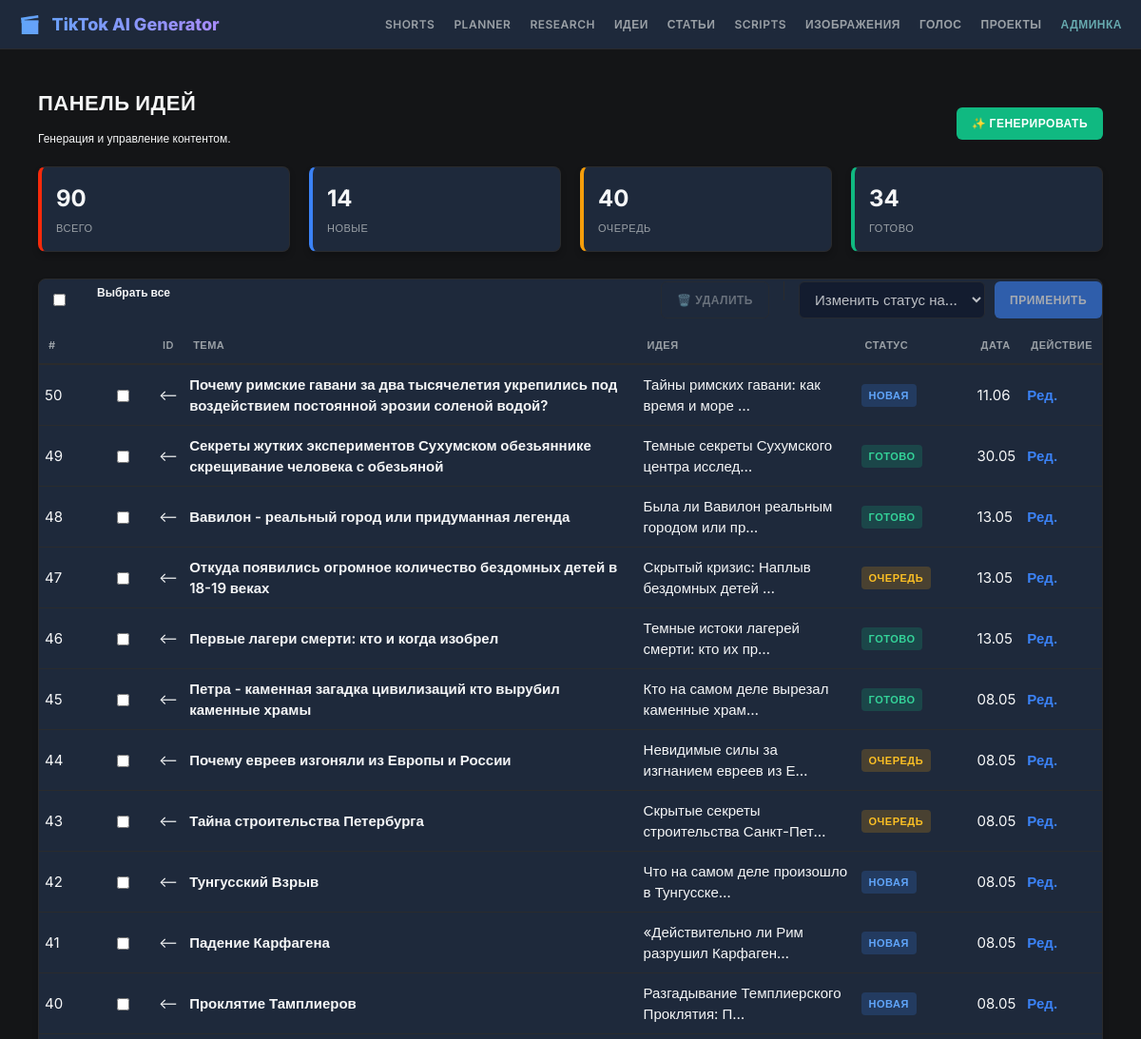
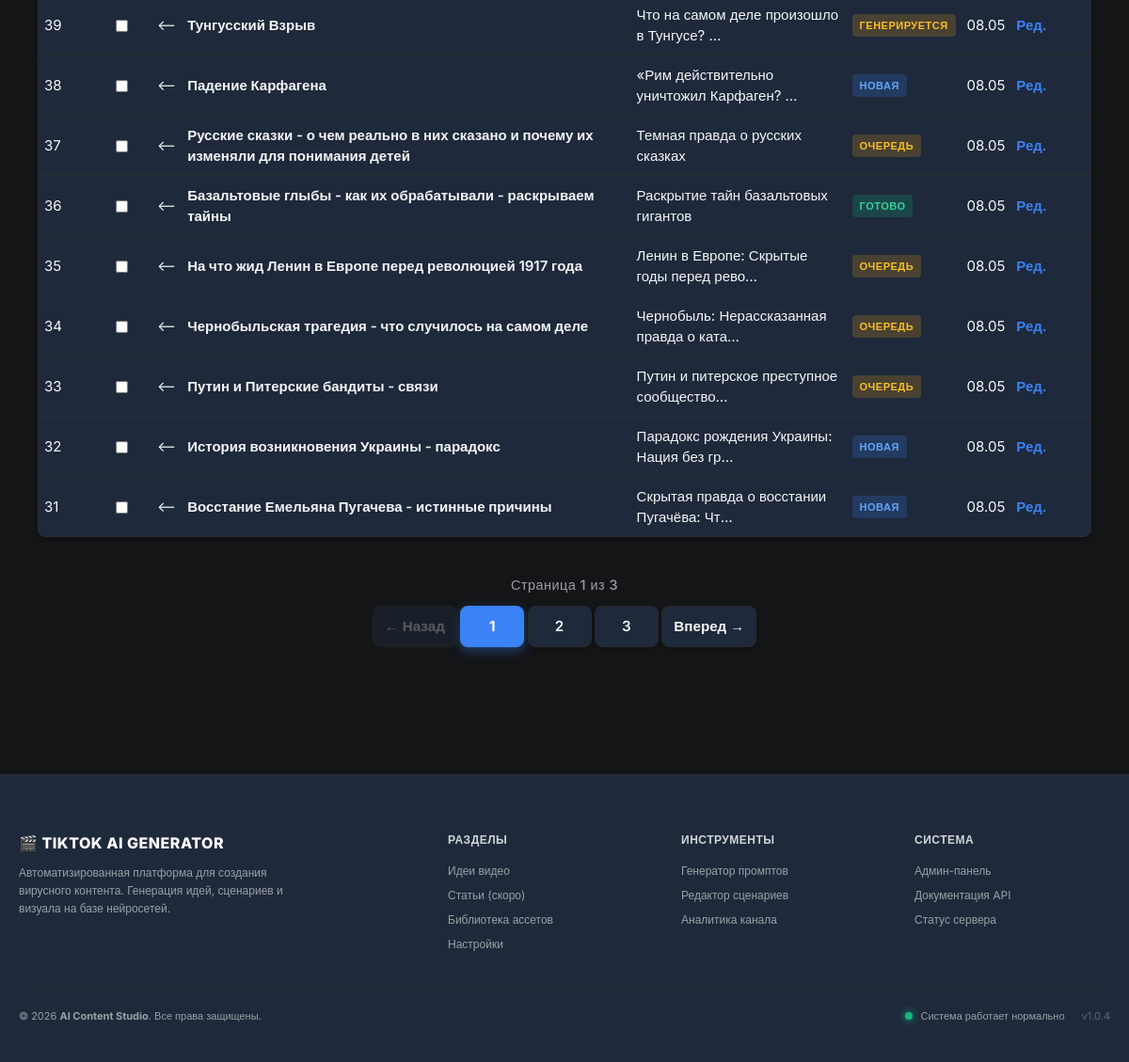
Page /topics/ on the committed database (2 pictures, top to bottom).
### topics/models.py (models this page shows, shortened)
class VideoProject(models.Model):
    STATUS_CHOICES = [
        ("pending", "В очереди"),
        ("processing", "Генерируется"),
        ("completed", "Готово"),
        ("failed", "Ошибка"),
    ]
    topic = models.CharField("Тема видео", max_length=255)
    angle = models.TextField(
        "Ракурс / Парадокс", help_text="Основная идея или технологический парадокс"
    )
    notes = models.TextField(
        "Заметки / Факты", help_text="Детальные факты, даты, имена, вопросы для исследования"
    )
    status = models.CharField("Статус", max_length=20, choices=STATUS_CHOICES, default="pending")
    output_file = models.FileField("Готовое видео", upload_to="videos/", null=True, blank=True)
    idea_style = models.CharField("Код промпта", max_length=100, null=True, blank=True)
    created_at = models.DateTimeField("Дата создания", auto_now_add=True)
    updated_at = models.DateTimeField("Дата обновления", auto_now=True)
    class Meta:
        verbose_name = "Идея"
        verbose_name_plural = "Идеи"
        ordering = ["-created_at"]

### topics/views.py (the view, shortened to what this page needs)
# urls.py: path("", views.article_dashboard, name="dashboard"),
def dashboard(request):
    stats = {
        "total": VideoProject.objects.count(),
        "new": VideoProject.objects.filter(status="new").count(),
        "pending": VideoProject.objects.filter(status="pending").count(),
        "done": VideoProject.objects.filter(status="completed").count(),
    }
    ideas = VideoProject.objects.all().order_by("-created_at")[:50]
    page_number = request.GET.get("page", 1)
    paginator = Paginator(ideas, 20)
    try:
        ideas_page = paginator.page(page_number)
    except PageNotAnInteger:
        ideas_page = paginator.page(1)
    except EmptyPage:
        ideas_page = paginator.page(paginator.num_pages)
    total_count = ideas.count()  # Общее количество идей
    per_page = 20  # Количество на странице
    start_num = total_count - ((ideas_page.number - 1) * per_page)
    count_on_page = len(ideas_page.object_list)
    end_num = start_num - count_on_page + 1
    if total_count == 0:
        start_num = 0
        end_num = 0
    row_numbers = range(start_num, end_num - 1, -1)
    ideas_with_numbers = zip(ideas_page.object_list, row_numbers)
    context = {
        "stats": stats,
        "ideas_with_numbers": ideas_with_numbers,
        "page_obj": ideas_page,
        "total_count": total_count,
        "start_num": start_num,
        "end_num": end_num,
    }
    return render(request, "topics/dashboard.html", context)

### templates/topics/dashboard.html (shortened to what this page needs)
{% extends 'base.html' %}
{% block content %}
<div class="flex flex-between mb-2">
    <div>
        <h1>Панель идей</h1>
        <p class="text-muted">Генерация и управление контентом.</p>
    </div>
    <a href="{% url 'topics:generate' %}" class="btn btn-success">✨ Генерировать</a>
</div>
<div class="flex mb-2">
    <div class="card stat-card red">
        <span class="stat-value">{{ stats.total }}</span>
        <span class="stat-label">Всего</span>
    </div>
    <div class="card stat-card blue">
        <span class="stat-value">{{ stats.new }}</span>
        <span class="stat-label">Новые</span>
    </div>
    <div class="card stat-card orange">
        <span class="stat-value">{{ stats.pending }}</span>
        <span class="stat-label">Очередь</span>
    </div>
    <div class="card stat-card green">
        <span class="stat-value">{{ stats.done }}</span>
        <span class="stat-label">Готово</span>
    </div>
</div>
<form method="post" id="bulk-action-form">
    <div class="card" style="padding: 0;">
        <div class="flex flex-between mb-2">
            <div class="flex items-center">
                <input type="checkbox" id="select-all" class="form-control checkbox-fix">
                <label for="select-all" class="text-bold ml-1">Выбрать все</label>
            </div>
            <div class="flex items-center gap-2">
                <button type="submit" name="action" value="delete_selected" id="btn-delete" class="btn btn-outline" disabled onclick="return confirm('Вы уверены? Это действие нельзя отменить.');">
                    🗑️ Удалить
                </button>
                <select name="new_status" id="status-select" class="form-control" style="width: auto; min-width: 150px;" disabled>
                    <option value="" selected disabled>Изменить статус на...</option>
                </select>
                <button type="submit" name="action" value="change_status" id="btn-status" class="btn btn-primary" disabled>
                    Применить
                </button>
            </div>
        </div>
        <table class="table">
            <thead>
                <tr>
                    <th style="width: 40px;">#</th>
                    <th style="width: 40px;"></th>
                    <th>ID</th>
                    <th>Тема</th>
                    <th>Идея</th>
                    <th>Статус</th>
                    <th>Дата</th>
                    <th>Действие</th>
                </tr>
            </thead>
            <tbody>
                {% for idea, row_num in ideas_with_numbers %}
                <tr class="idea-row">
                    <td class="text-muted">{{ row_num }}</td>
                    <td style="text-align: center;">
                        <input type="checkbox" name="selected_ideas" value="{{ idea.id }}" class="idea-checkbox form-control">
                    </td>
                    <td class="text-muted"><--</td>
                    <td class="text-bold">{{ idea.topic }}</td>
                    <td>{{ idea.angle|truncatechars:40 }}</td>
                    <td>
                        {% if idea.status == 'new' %}
                            <span class="badge badge-new">Новая</span>
                        {% elif idea.status == 'pending' %}
                            <span class="badge badge-work">Очередь</span>
                        {% elif idea.status == 'processing' %}
                            <span class="badge badge-work">Генерируется</span>
                        {% elif idea.status == 'completed' %}
                            <span class="badge badge-done">Готово</span>
                        {% elif idea.status == 'failed' %}
                            <span class="badge" style="background: rgba(239, 68, 68, 0.2); color: #f87171;">Ошибка</span>
                        {% else %}
                            <span class="text-muted">{{ idea.status }}</span>
                        {% endif %}
                    </td>
                    <td class="text-muted">{{ idea.created_at|date:"d.m" }}</td>
                    <td><a href="{% url 'topics:project_edit' idea.id %}" class="text-bold" style="color: var(--accent-blue);">Ред.</a></td>
                </tr>
                {% empty %}
                <tr><td colspan="8" class="text-muted" style="text-align: center;">Список пуст</td></tr>
                {% endfor %}
            </tbody>
        </table>
    </div>
</form>
{% include 'topics/includes/pagination.html' %}
{% endblock %}

### static/css/style.css (style rules this page uses)
label { display: block; margin-bottom: 5px; font-weight: 500; }
input[type="radio"], input[type="checkbox"] { width: auto; height: auto; margin-right: 8px; vertical-align: middle; }
input[type="text"], input[type="number"], input[type="email"], textarea, select { width: 100%; box-sizing: border-box; }
:root { --bg-dark: #0f172a; --bg-card: #1e293b; --text-main: #f8fafc; --text-muted: #94a3b8; --accent-blue: #3b82f6; --accent-green: #10b981; --accent-orange: #f59e0b; --accent-red: #f52a0b; --border-color: #334155; --progress-status: #67aaaf; }
body { font-family: 'Inter', sans-serif; background-color: var(--bg-dark); color: var(--text-main); margin: 0; padding: 0; line-height: 1.5; font-size: 12px; }
a { text-decoration: none; transition: color 0.2s; }
.card { background-color: var(--bg-card); border: 1px solid var(--border-color); border-radius: 8px; padding: 20px; margin-bottom: 20px; box-shadow: 0 4px 6px rgba(0, 0, 0, 0.2); }
h1 { font-size: 22px; font-weight: 700; margin: 0 0 8px 0; text-transform: uppercase; letter-spacing: 0.5px; }
.text-bold { font-weight: 700; }
.form-control { width: 100%; padding: 8px 12px; background: #0f172a; border: 1px solid var(--border-color); color: #fff; border-radius: 6px; font-size: 15px; box-sizing: border-box; font-family: inherit; }
.btn { display: inline-block; padding: 8px 16px; border-radius: 6px; font-weight: 700; font-size: 12px; text-transform: uppercase; cursor: pointer; border: none; text-align: center; letter-spacing: 0.5px; width: fit-content; }
.btn-primary { background-color: var(--accent-blue); color: #fff; }
.btn-success { background-color: var(--accent-green); color: #fff; }
.btn-outline { background: transparent; border: 1px solid var(--border-color); color: var(--text-muted); }
.table { width: 100%; border-collapse: collapse; }
.table th { text-align: left; padding: 10px; color: var(--text-muted); font-weight: 600; border-bottom: 2px solid var(--border-color); text-transform: uppercase; font-size: 11px; letter-spacing: 0.5px; }
.table td { padding: 10px 6px 8px; border-bottom: 1px solid var(--border-color); color: var(--text-main); font-size: 15px; }
.table tr:last-child td { border-bottom: none; }
.badge { padding: 4px 8px; border-radius: 4px; font-weight: 700; font-size: 11px; text-transform: uppercase; display: inline-block; letter-spacing: 0.5px; }
.badge-new { background: rgba(59, 130, 246, 0.2); color: #60a5fa; }
.badge-done { background: rgba(16, 185, 129, 0.2); color: #34d399; }
.badge-work { background: rgba(245, 158, 11, 0.2); color: #fbbf24; }
.flex { display: flex; gap: 20px; }
.flex-between { justify-content: space-between; align-items: center; }
.mb-2 { margin-bottom: 16px; }
.stat-card { flex: 1; padding: 15px; border-left-width: 4px; border-left-style: solid; }
.stat-card.blue { border-left-color: var(--accent-blue); }
.stat-card.orange { border-left-color: var(--accent-orange); }
.stat-card.green { border-left-color: var(--accent-green); }
.stat-card.red { border-left-color: var(--accent-red); }
.stat-value { font-size: 24px; font-weight: 700; display: block; margin-bottom: 4px; }
.stat-label { color: var(--text-muted); text-transform: uppercase; font-size: 11px; letter-spacing: 0.5px; }
.btn:disabled { opacity: 0.6; cursor: not-allowed; transform: none !important; }
.ml-1 { margin: 5px; }
.checkbox-fix { width: auto !important; height: 16px; margin: 15px; cursor: pointer; }
.mb-2 { margin-bottom: 0.5rem !important; }
.flex { display: flex; }
.gap-2 { gap: 10px; }
.text-bold { font-weight: 600; }
.mb-2 { margin-bottom: 10px; }
.flex-between { justify-content: space-between; }

### static/css/audio/audio_edit_style.css (style rules this page uses)
.btn-success:not(.disabled) { animation: pulse-green 2s infinite; }

### static/css/videoeditor/video_dashboard_style.css (style rules this page uses)
:root { --bg-main: #141517; --bg-panel: #1e1f22; --bg-track: #2b2c30; --border-color: #2a2b2d; --text-main: #f5f6f7; --text-muted: #9aa0a6; --accent-color: #00b4d8; --success-color: #2ed573; }
body { background-color: var(--bg-main); color: var(--text-main); font-family: 'Inter', sans-serif; margin: 0; padding: 0; }

### rows in the picture
VideoProject: row_num "50", topic "Почему римские гавани за два тысячелетия укрепились под воздействием постоянной эрозии соленой водой?", angle "Тайны римских гавани: как время и море …", status "НОВАЯ", created_at "11.06"
VideoProject: row_num "49", topic "Секреты жутких экспериментов Сухумском обезьяннике скрещивание человека с обезьяной", angle "Темные секреты Сухумского центра исслед…", status "ГОТОВО", created_at "30.05"
VideoProject: row_num "48", topic "Вавилон - реальный город или придуманная легенда", angle "Была ли Вавилон реальным городом или пр…", status "ГОТОВО", created_at "13.05"
VideoProject: row_num "47", topic "Откуда появились огромное количество бездомных детей в 18-19 веках", angle "Скрытый кризис: Наплыв бездомных детей …", status "ОЧЕРЕДЬ", created_at "13.05"
VideoProject: row_num "46", topic "Первые лагери смерти: кто и когда изобрел", angle "Темные истоки лагерей смерти: кто их пр…", status "ГОТОВО", created_at "13.05"
VideoProject: row_num "45", topic "Петра - каменная загадка цивилизаций кто вырубил каменные храмы", angle "Кто на самом деле вырезал каменные храм…", status "ГОТОВО", created_at "08.05"
VideoProject: row_num "44", topic "Почему евреев изгоняли из Европы и России", angle "Невидимые силы за изгнанием евреев из Е…", status "ОЧЕРЕДЬ", created_at "08.05"
VideoProject: row_num "43", topic "Тайна строительства Петербурга", angle "Скрытые секреты строительства Санкт-Пет…", status "ОЧЕРЕДЬ", created_at "08.05"
VideoProject: row_num "42", topic "Тунгусский Взрыв", angle "Что на самом деле произошло в Тунгусске…", status "НОВАЯ", created_at "08.05"
VideoProject: row_num "41", topic "Падение Карфагена", angle "«Действительно ли Рим разрушил Карфаген…", status "НОВАЯ", created_at "08.05"
VideoProject: row_num "40", topic "Проклятие Тамплиеров", angle "Разгадывание Темплиерского Проклятия: П…", status "НОВАЯ", created_at "08.05"
VideoProject: row_num "39", topic "Тунгусский Взрыв", angle "Что на самом деле произошло в Тунгусе? …", status "ГЕНЕРИРУЕТСЯ", created_at "08.05"
VideoProject: row_num "38", topic "Падение Карфагена", angle "«Рим действительно уничтожил Карфаген? …", status "НОВАЯ", created_at "08.05"
VideoProject: row_num "37", topic "Русские сказки - о чем реально в них сказано и почему их изменяли для понимания детей", angle "Темная правда о русских сказках", status "ОЧЕРЕДЬ", created_at "08.05"
VideoProject: row_num "36", topic "Базальтовые глыбы - как их обрабатывали - раскрываем тайны", angle "Раскрытие тайн базальтовых гигантов", status "ГОТОВО", created_at "08.05"
VideoProject: row_num "35", topic "На что жид Ленин в Европе перед революцией 1917 года", angle "Ленин в Европе: Скрытые годы перед рево…", status "ОЧЕРЕДЬ", created_at "08.05"
VideoProject: row_num "34", topic "Чернобыльская трагедия - что случилось на самом деле", angle "Чернобыль: Нерассказанная правда о ката…", status "ОЧЕРЕДЬ", created_at "08.05"
VideoProject: row_num "33", topic "Путин и Питерские бандиты - связи", angle "Путин и питерское преступное сообщество…", status "ОЧЕРЕДЬ", created_at "08.05"
VideoProject: row_num "32", topic "История возникновения Украины - парадокс", angle "Парадокс рождения Украины: Нация без гр…", status "НОВАЯ", created_at "08.05"
VideoProject: row_num "31", topic "Восстание Емельяна Пугачева - истинные причины", angle "Скрытая правда о восстании Пугачёва: Чт…", status "НОВАЯ", created_at "08.05"

### other values in the picture
{{ stats.total }} "90"
{{ stats.new }} "14"
{{ stats.pending }} "40"
{{ stats.done }} "34"
{{ page_obj.number }} "1"
{{ page_obj.paginator.num_pages }} "3"
{{ num }} "1"
{{ num }} "2" "3"
